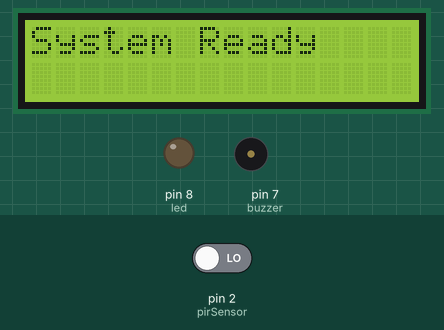
A sketch run on a simulated Arduino Uno, built with avr-gcc and run on an emulated ATmega328P. On the bench: 16×2 character LCD, output pins drawn as LEDs (lit = HIGH), buzzer (waves = sounding, pin HIGH). The inputs (shaded band) are chosen by the test bench; at power-on: pin 2 (pirSensor) LOW. What the sketch prints to the serial monitor is not drawn.

Above: at 3.2 s.
At 6.3 s:
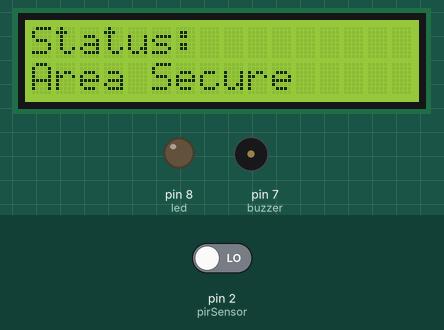
6.4 s: pin 2 (pirSensor) driven HIGH
At 7.4 s:
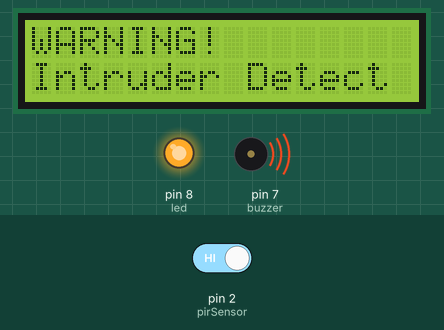
7.9 s: pin 2 (pirSensor) driven LOW
At 8.4 s:
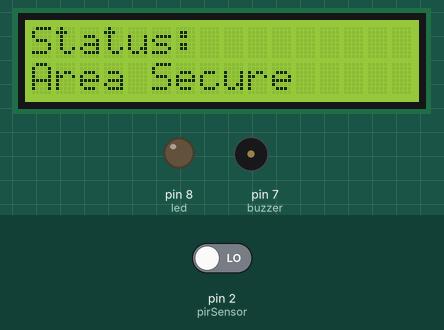
Timing chart, 0 to 10.9 s (numbered marks = the images above; inputs shaded):
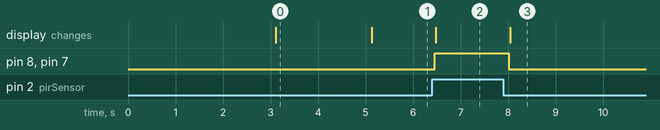

Measured:
- after the input at 6.4 s, pin 8 (led), pin 7 (buzzer): LOW → HIGH after 0.05 s; the display: changes after 0.08 s (image 2)
- after the input at 7.9 s, pin 8 (led), pin 7 (buzzer): HIGH → LOW after 0.12 s; the display: changes after 0.14 s (image 3)
- what the display in image 0 shows lasts 2.0 s, from 3.1 s to 5.1 s

The sketch:

Intruder_Detection_System.ino
```cpp
#include <Wire.h>
#include <LiquidCrystal_I2C.h>

LiquidCrystal_I2C lcd(0x27,16,2);

int pirSensor = 2;
int led = 8;
int buzzer = 7;

int motionState = LOW;

void setup()
{
  pinMode(pirSensor, INPUT);
  pinMode(led, OUTPUT);
  pinMode(buzzer, OUTPUT);

  Serial.begin(9600);

  lcd.begin();
  lcd.backlight();

  // Startup Message
  lcd.setCursor(0,0);
  lcd.print("Home Security");
  lcd.setCursor(0,1);
  lcd.print("Initializing");

  Serial.println("PIR Sensor Warming Up...");

  delay(3000);   // PIR warm-up time (30 seconds)

  lcd.clear();
  lcd.setCursor(0,0);
  lcd.print("System Ready");
  delay(2000);
  lcd.clear();
}

void loop()
{
  motionState = digitalRead(pirSensor);

  if(motionState == HIGH)
  {
    Serial.println("Motion Detected!");

    digitalWrite(led, HIGH);
    digitalWrite(buzzer, HIGH);

    lcd.setCursor(0,0);
    lcd.print("WARNING!");
    lcd.setCursor(0,1);
    lcd.print("Intruder Detect");
  }
  else
  {
    digitalWrite(led, LOW);
    digitalWrite(buzzer, LOW);

    lcd.setCursor(0,0);
    lcd.print("Status:  ");
    lcd.setCursor(0,1);
    lcd.print("Area Secure     ");
  }

  delay(200);
}
```
